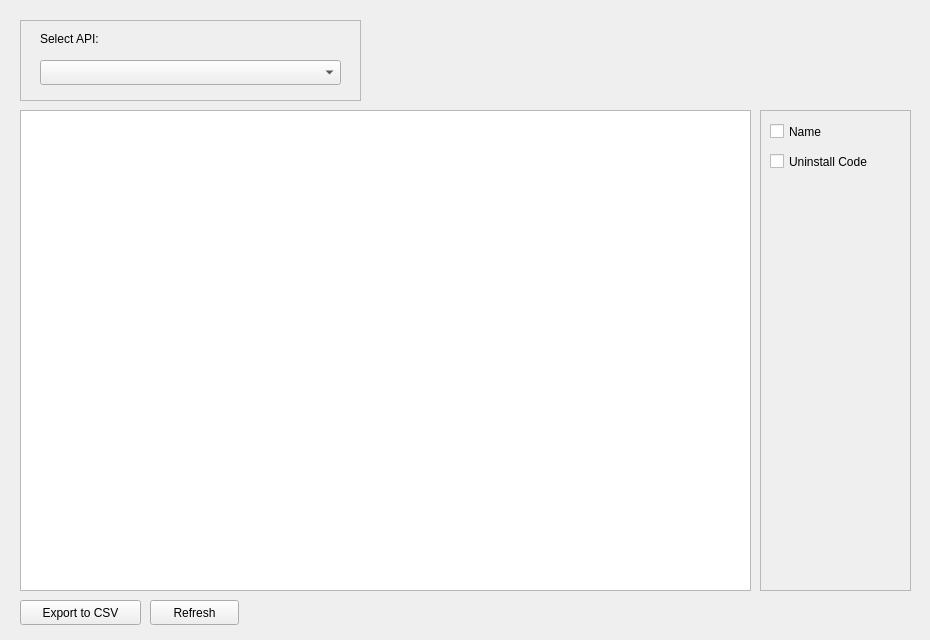
<?xml version="1.0" encoding="UTF-8"?>
<ui version="4.0">
 <class>MainWindow</class>
 <widget class="QFrame" name="MainWindow">
  <property name="geometry">
   <rect>
    <x>0</x>
    <y>0</y>
    <width>930</width>
    <height>640</height>
   </rect>
  </property>
  <property name="windowTitle">
   <string>Form</string>
  </property>CLsdfdsf
  <widget class="QTableView" name="DevicesTable">
   <property name="geometry">
    <rect>
     <x>20</x>
     <y>110</y>
     <width>731</width>
     <height>481</height>
    </rect>
   </property>
   <property name="toolTipDuration">
    <number>0</number>
   </property>
  </widget>
  <widget class="QPushButton" name="Refresh">
   <property name="geometry">
    <rect>
     <x>150</x>
     <y>600</y>
     <width>89</width>
     <height>25</height>
    </rect>
   </property>
   <property name="text">
    <string>Refresh</string>
   </property>
  </widget>
  <widget class="QPushButton" name="Export">
   <property name="geometry">
    <rect>
     <x>20</x>
     <y>600</y>
     <width>121</width>
     <height>25</height>
    </rect>
   </property>
   <property name="text">
    <string>Export to CSV</string>
   </property>
  </widget>
  <widget class="QFrame" name="APIFrame">
   <property name="geometry">
    <rect>
     <x>20</x>
     <y>20</y>
     <width>341</width>
     <height>81</height>
    </rect>
   </property>
   <property name="frameShape">
    <enum>QFrame::StyledPanel</enum>
   </property>
   <property name="frameShadow">
    <enum>QFrame::Raised</enum>
   </property>
   <widget class="QComboBox" name="APIComboBox">
    <property name="geometry">
     <rect>
      <x>20</x>
      <y>40</y>
      <width>301</width>
      <height>25</height>
     </rect>
    </property>
    <property name="editable">
     <bool>false</bool>
    </property>
    <property name="currentText">
     <string/>
    </property>
   </widget>
   <widget class="QLabel" name="APITitle">
    <property name="geometry">
     <rect>
      <x>20</x>
      <y>10</y>
      <width>81</width>
      <height>17</height>
     </rect>
    </property>
    <property name="text">
     <string>Select API:</string>
    </property>
   </widget>
  </widget>
  <widget class="QFrame" name="ColumnFrame">
   <property name="geometry">
    <rect>
     <x>760</x>
     <y>110</y>
     <width>151</width>
     <height>481</height>
    </rect>
   </property>
   <property name="frameShape">
    <enum>QFrame::StyledPanel</enum>
   </property>
   <property name="frameShadow">
    <enum>QFrame::Raised</enum>
   </property>
   <widget class="QCheckBox" name="Name">
    <property name="geometry">
     <rect>
      <x>10</x>
      <y>10</y>
      <width>92</width>
      <height>23</height>
     </rect>
    </property>
    <property name="text">
     <string>Name</string>
    </property>
   </widget>
   <widget class="QCheckBox" name="UninstallCode">
    <property name="geometry">
     <rect>
      <x>10</x>
      <y>40</y>
      <width>121</width>
      <height>23</height>
     </rect>
    </property>
    <property name="text">
     <string>Uninstall Code</string>
    </property>
   </widget>
  </widget>
 </widget>
 <resources/>
 <connections/>
</ui>
